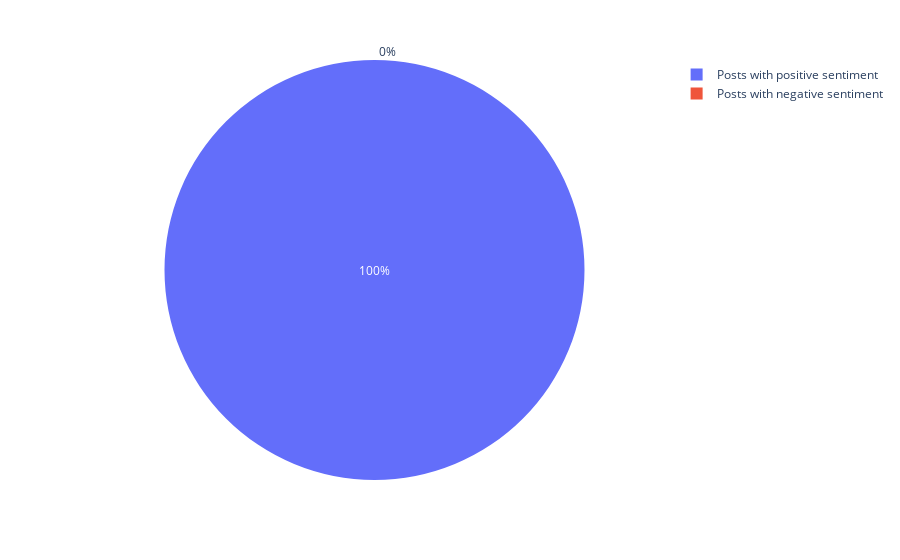

Notebook code for this chart:
### Code cell
labels = ['Posts with positive sentiment', 'Posts with negative sentiment']
sizes = [num_esg_pos, num_esg_neg]
explode = (0, 0) 

fig = px.pie(values=sizes, names=labels)
fig.show()

### Figure 1 — Plotly figure (JSON) as saved in the notebook; plotly's stock layout.template omitted (floating-point values rounded to 4 significant figures)
{"data": [{"domain": {"x": [0, 1], "y": [0, 1]}, "hovertemplate": "label=%{label}<br>value=%{value}<extra></extra>", "labels": ["Posts with positive sentiment", "Posts with negative sentiment"], "legendgroup": "", "name": "", "showlegend": true, "type": "pie", "values": [17, 0]}], "layout": {"autosize": true, "legend": {"tracegroupgap": 0}, "margin": {"t": 60}}}
